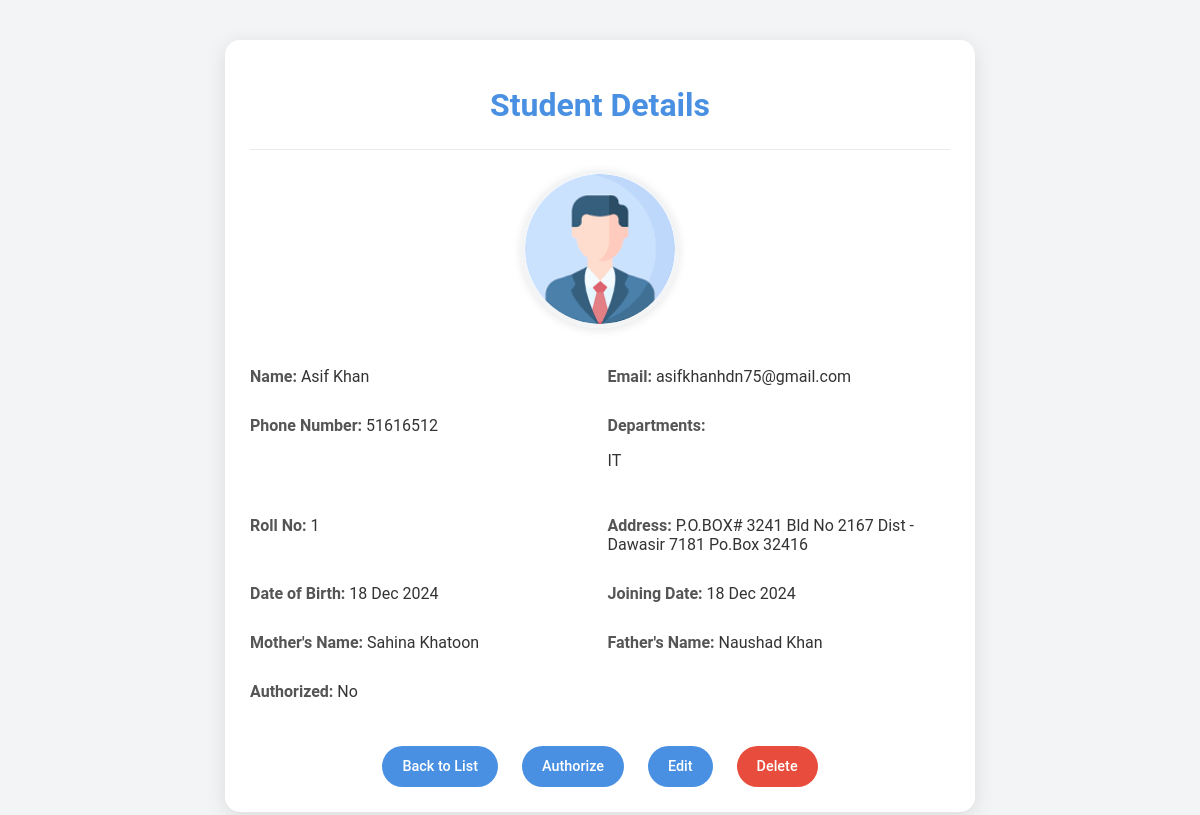
The page /students/7/ (signed in) on the database its author committed.
### app1/models.py (models this page shows, shortened)
class Student(models.Model):
    user = models.OneToOneField(User, on_delete=models.CASCADE, related_name="student_profile")
    name = models.CharField(max_length=255)
    email = models.EmailField(max_length=255)
    phone_number = models.CharField(max_length=15)
    face_embedding = models.JSONField(blank=True, null=True)
    authorized = models.BooleanField(default=False)
    roll_no = models.CharField(max_length=20,unique=True)
    address = models.TextField()
    date_of_birth = models.DateField()
    joining_date = models.DateField()
    mother_name = models.CharField(max_length=255)
    father_name = models.CharField(max_length=255)
    session = models.ForeignKey(Session, on_delete=models.CASCADE, related_name="students")
    courses = models.ManyToManyField(Course, related_name="students")
    department = models.ManyToManyField(Department, related_name="students")
    semester= models.ManyToManyField(Semester, related_name="students")

class Department(models.Model):
    name = models.CharField(max_length=255)
    description = models.TextField()

### app1/views.py (the view)
# urls.py: path('students/<int:pk>/', views.student_detail, name='student-detail'),
@staff_member_required
def student_detail(request, pk):
    student = get_object_or_404(Student, pk=pk)
    return render(request, 'student_detail.html', {'student': student})

### templates/student_detail.html (shortened to what this page needs)
<!DOCTYPE html>
{% load static %}
<html lang="en">
<head>
</head>
<body>
    <div class="container">
        <h1>Student Details</h1>
        <div class="student-details">
            <div class="student-image">
                <img src="{% static 'images/defual.png' %}" alt="{{ student.name }}">
            </div>
            <div class="detail">
                <strong>Name:</strong> {{ student.name }}
            </div>
            <div class="detail">
                <strong>Email:</strong> {{ student.email }}
            </div>
            <div class="detail">
                <strong>Phone Number:</strong> {{ student.phone_number }}
            </div>
            <div class="detail">
                <strong>Departments:</strong>
                <div>
                    {% for department in student.department.all %}
                        <p>{{ department.name }}{% if not forloop.last %}, {% endif %}</p>
                    {% endfor %}
                </div>
            </div>
            <div class="detail">
                <strong>Roll No:</strong> {{ student.roll_no }}
            </div>
            <div class="detail">
                <strong>Address:</strong> {{ student.address }}
            </div>
            <div class="detail">
                <strong>Date of Birth:</strong> {{ student.date_of_birth|date:"d M Y" }}
            </div>
            <div class="detail">
                <strong>Joining Date:</strong> {{ student.joining_date|date:"d M Y" }}
            </div>
            <div class="detail">
                <strong>Mother's Name:</strong> {{ student.mother_name }}
            </div>
            <div class="detail">
                <strong>Father's Name:</strong> {{ student.father_name }}
            </div>
            <div class="detail">
                <strong>Authorized:</strong> {% if student.authorized %} Yes {% else %} No {% endif %}
            </div>
        </div>
        <div class="actions">
            <a href="{% url 'student-list' %}">Back to List</a>
            <a href="{% url 'student-authorize' pk=student.pk %}">Authorize</a>
            <a href="{% url 'student-edit' pk=student.pk %}">Edit</a>
            <a href="{% url 'student-delete' pk=student.pk %}" class="delete">Delete</a>
        </div>
    </div>
</body>
</html>

### templates/student_detail.html (style rules this page uses)
body { font-family: 'Roboto', Arial, sans-serif; background-color: #f3f4f6; margin: 0; padding: 0; }
.container { max-width: 700px; margin: 40px auto; background-color: #fff; padding: 25px; border-radius: 15px; box-shadow: 0 4px 20px rgba(0, 0, 0, 0.1); transition: box-shadow 0.3s ease-in-out; }
h1 { text-align: center; color: #4a90e2; margin-bottom: 25px; font-size: 2rem; }
.student-details { display: flex; flex-wrap: wrap; border-top: 1px solid #eaeaea; padding-top: 20px; gap: 15px; }
.detail { flex: 1 1 calc(50% - 15px); margin-bottom: 15px; color: #333; }
.detail strong { font-weight: 600; color: #555; }
.student-image { flex: 1 1 100%; text-align: center; margin-bottom: 20px; }
.student-image img { border-radius: 50%; max-width: 150px; height: 150px; object-fit: cover; border: 4px solid #f3f4f6; box-shadow: 0 2px 10px rgba(0, 0, 0, 0.1); }
.actions { text-align: center; margin-top: 30px; }
.actions a { display: inline-block; margin: 0 10px; padding: 12px 20px; background-color: #4a90e2; color: #fff; border-radius: 25px; font-size: 0.9rem; font-weight: 500; text-decoration: none; transition: background-color 0.3s ease, box-shadow 0.3s ease; }
.actions a.delete { background-color: #e74c3c; }

### rows shown on the page
Student: name "Asif Khan", email "asifkhanhdn75@gmail.com", phone_number "51616512", roll_no "1", address "P.O.BOX# 3241 Bld No 2167 Dist - Dawasir 7181 Po.Box 32416", date_of_birth "18 Dec 2024", joining_date "18 Dec 2024", mother_name "Sahina Khatoon", father_name "Naushad Khan"
Department: name "IT"
